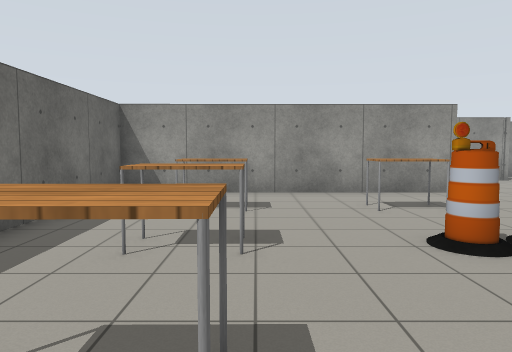
View 1 (above)

12 first-person views from a walk through a world built for the Gazebo simulator. The camera is 1.2 m above the floor, tilts 4° down and sees 70° across. The lines on the ground mark 1 m squares. The floor is counted in squares, 1 m on a side. Each view is taken from the middle of a square. On the plan, view 1 faces up. The plan holds only what a view shows up to about 14 squares ahead; the rest is blank. Simple patterns stand in for the simulator's built-in surfaces.

View 2
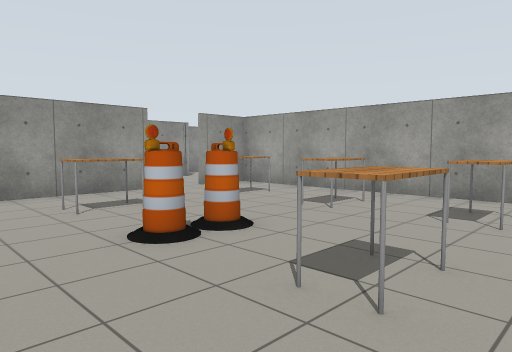

View 3
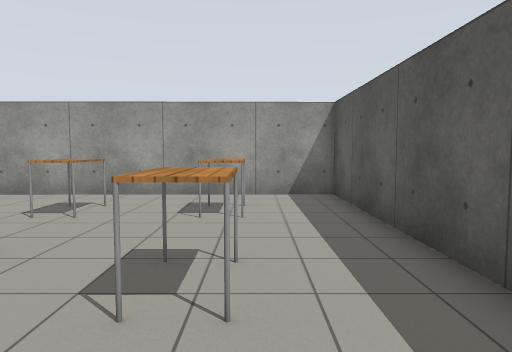

View 4
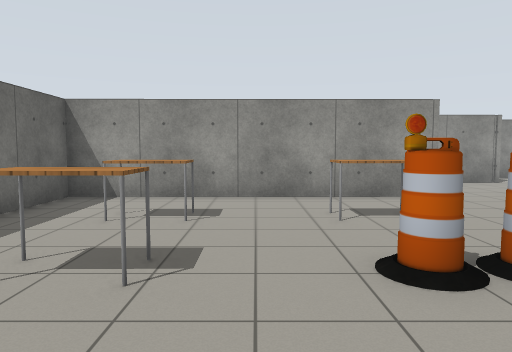

View 5
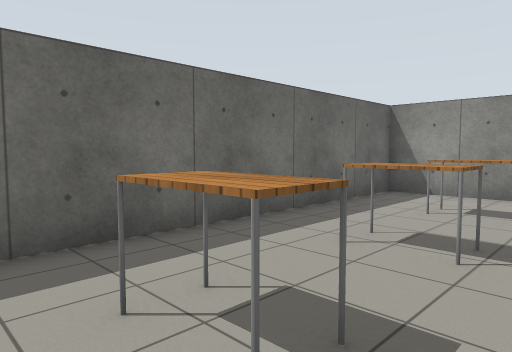

View 6
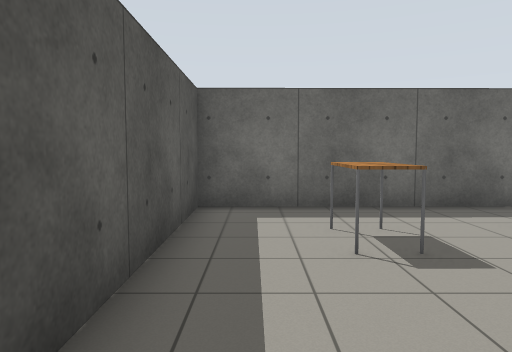

View 7
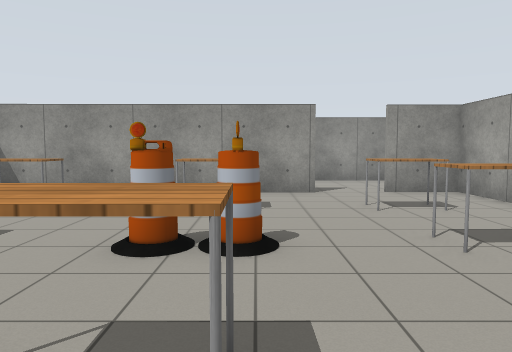

View 8
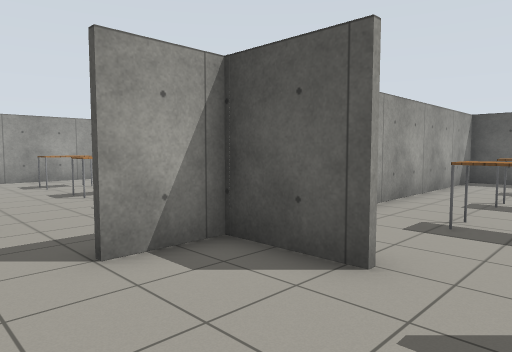

View 9
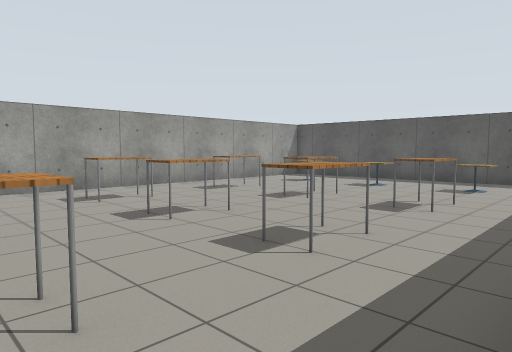

View 10
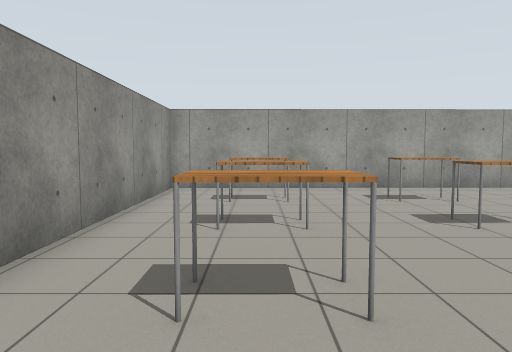

View 11
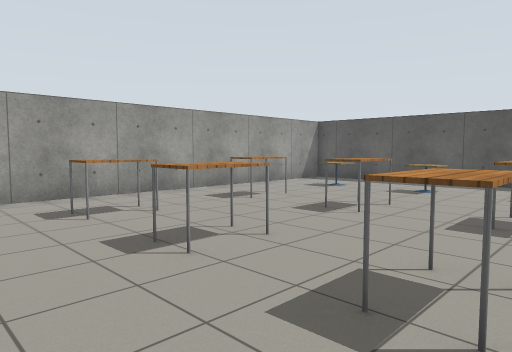

View 12
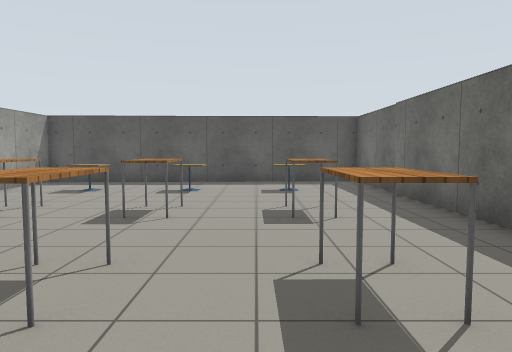

### Floor plan
Ten units are one square. View 1 is at (0, 0); x grows to the right and y downward. Boxes are objects, and circles mark ways between rooms. Rooms are numbered by the first view taken in them; rooms with no view inside come last. Other rooms are left out.
<svg viewBox="-43 -172 266 189">
<path fill="none" stroke="#000" d="M58 -104 -38 -103 -37 12 99 11 98 -110M99 -105 77 -104M77 -106 100 -107M98 -110 98 -125M101 -75 102 11M100 -145 77 -145M111 11 218 10 217 -167 136 -166"/>
<rect x="-15" y="-25" width="20" height="20" fill="#bbb"><title>table</title></rect>
<rect x="-15" y="-55" width="20" height="20" fill="#bbb"><title>table</title></rect>
<rect x="-15" y="-85" width="20" height="20" fill="#bbb"><title>table</title></rect>
<rect x="25" y="-25" width="20" height="20" fill="#bbb"><title>table</title></rect>
<rect x="25" y="-55" width="10" height="10" fill="#bbb"><title>barrel</title></rect>
<rect x="25" y="-85" width="20" height="20" fill="#bbb"><title>table</title></rect>
<rect x="35" y="-55" width="10" height="10" fill="#bbb"><title>barrel</title></rect>
<rect x="65" y="-25" width="20" height="20" fill="#bbb"><title>table</title></rect>
<rect x="65" y="-55" width="20" height="20" fill="#bbb"><title>table</title></rect>
<rect x="65" y="-85" width="20" height="20" fill="#bbb"><title>table</title></rect>
<rect x="125" y="-25" width="10" height="10" fill="#bbb"><title>cafe table</title></rect>
<rect x="125" y="-65" width="10" height="20" fill="#bbb"><title>table</title></rect>
<rect x="125" y="-105" width="10" height="20" fill="#bbb"><title>table</title></rect>
<rect x="125" y="-145" width="10" height="20" fill="#bbb"><title>table</title></rect>
<rect x="155" y="-25" width="10" height="10" fill="#bbb"><title>cafe table</title></rect>
<rect x="155" y="-65" width="10" height="20" fill="#bbb"><title>table</title></rect>
<rect x="155" y="-105" width="10" height="20" fill="#bbb"><title>table</title></rect>
<rect x="155" y="-145" width="10" height="20" fill="#bbb"><title>table</title></rect>
<rect x="185" y="-25" width="10" height="10" fill="#bbb"><title>cafe table</title></rect>
<rect x="185" y="-65" width="10" height="20" fill="#bbb"><title>table</title></rect>
<rect x="185" y="-105" width="10" height="20" fill="#bbb"><title>table</title></rect>
<rect x="185" y="-145" width="10" height="20" fill="#bbb"><title>table</title></rect>
<circle cx="65" cy="-110" r="3" fill="#2a7"/>
<circle cx="95" cy="-135" r="3" fill="#2a7"/>
<text x="30" y="-50">1</text>
<text x="-30" y="-140">2</text>
<text x="160" y="-80">3</text>
</svg>
Room 1 opens to room 2. Room 2 opens to room 3.

Where each view was taken, in squares from view 1:
view 1: 0 up, 0 right, facing up
view 2: 0 up, 0 right, facing up-right
view 3: 1 up, 0 right, facing right
view 4: 1 up, 1 right, facing up
view 5: 0 up, 1 right, facing up-left
view 6: 0 up, 4 right, facing left
view 7: 0 up, 4 right, facing up
view 8: 14 up, 6 right, facing down-right
view 9: 14 up, 10 right, facing down-right
view 10: 14 up, 10 right, facing right
view 11: 13 up, 12 right, facing down-right
view 12: 13 up, 14 right, facing down
